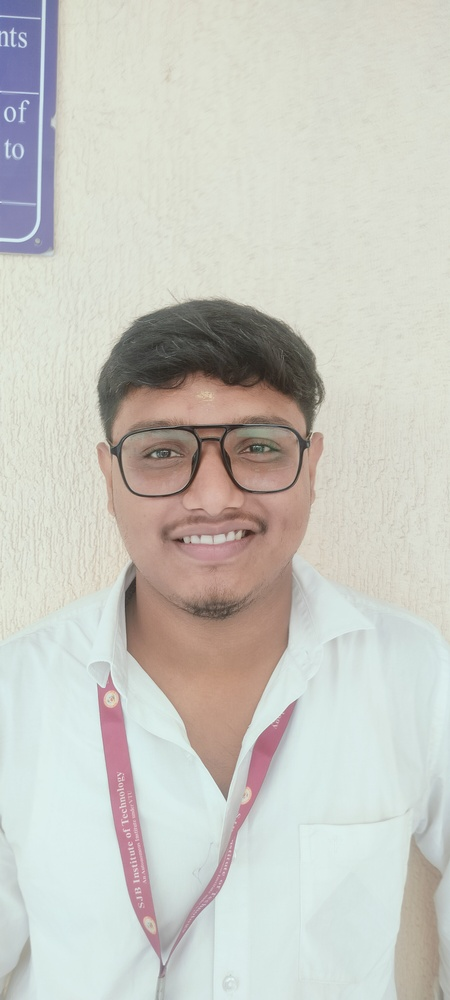
#> input picture face/IMG20260810102912.jpg, 450 x 1000 px, shrunk from 1800 x 4000 before the run
$ python -i preprocessing.py   (imports and definitions only)
#> lines starting #> are read from the running program, lines starting #| are printed output that depends on the picture
#> further down, picture is the input picture: shape (1000, 450, 3); mean B, G, R 193.9, 200.9, 201.4
# preprocessing.py
import cv2
import numpy as np

def enhance_frame(frame: np.ndarray) -> np.ndarray:
    """
    Mild bilateral denoise + CLAHE in LAB space. Denoising first keeps
    CLAHE from amplifying sensor noise in low light — boosting contrast
    on a noisy frame boosts the noise right along with the face detail.
    Bilateral (not fastNlMeans) because this has to run every frame.
    """
    denoised = cv2.bilateralFilter(frame, d=5, sigmaColor=50, sigmaSpace=50)

    lab = cv2.cvtColor(denoised, cv2.COLOR_BGR2LAB)
#> lab: shape (1000, 450, 3); mean of channels 0, 1, 2 205.5, 127.3, 131.7
    l, a, b = cv2.split(lab)
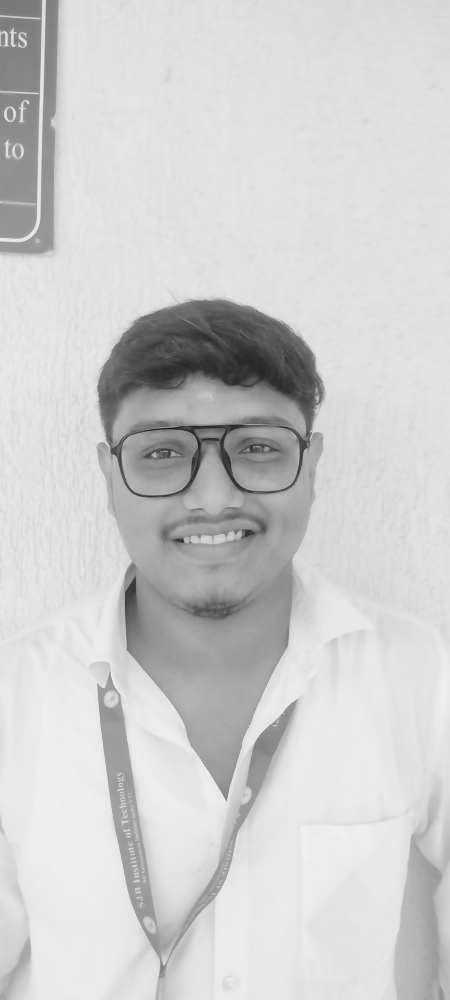
#> l: shape (1000, 450); min 15, max 239, mean 205.5
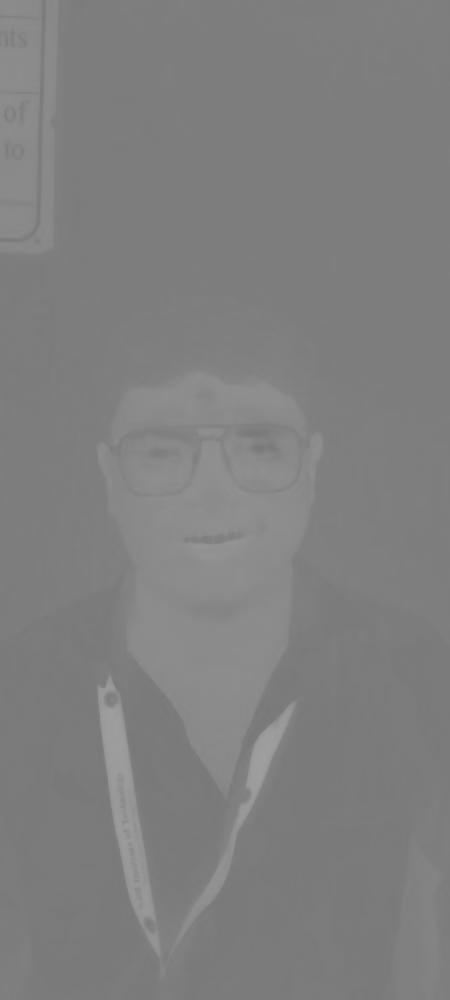
#> a: shape (1000, 450); min 120, max 160, mean 127.3
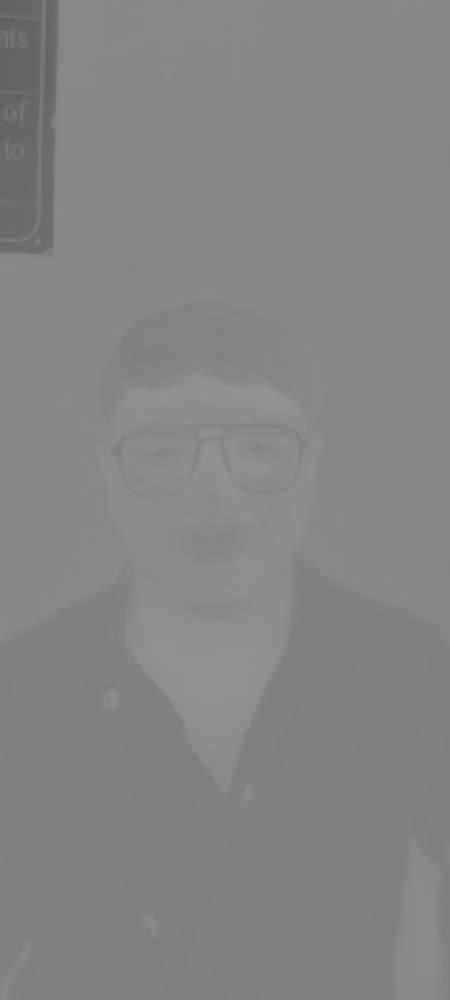
#> b: shape (1000, 450); min 96, max 147, mean 131.7

    clahe = cv2.createCLAHE(clipLimit=3.0, tileGridSize=(8, 8))
    l = clahe.apply(l)
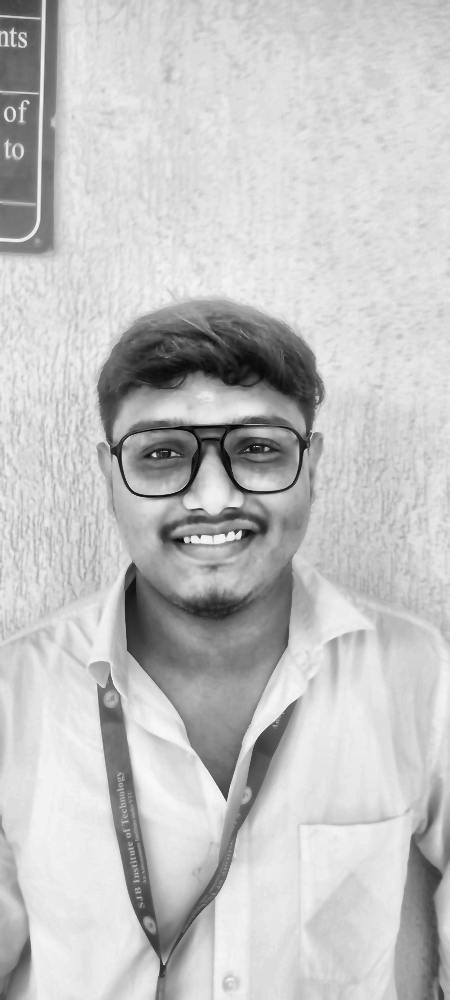
#> l: shape (1000, 450); min 3, max 248, mean 194.5

    enhanced = cv2.merge([l, a, b])
#> enhanced: shape (1000, 450, 3); mean of channels 0, 1, 2 194.5, 127.3, 131.7
    return cv2.cvtColor(enhanced, cv2.COLOR_LAB2BGR)
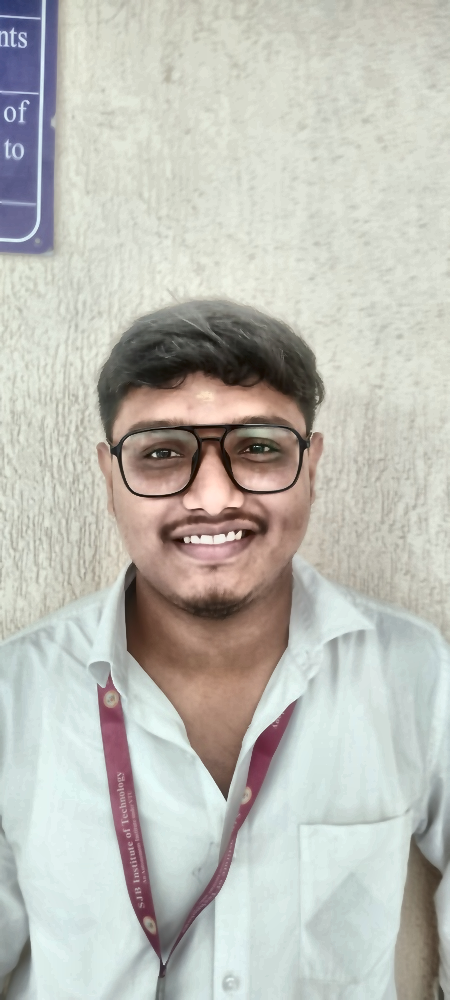
#> returned value: shape (1000, 450, 3); mean B, G, R 182.7, 189.7, 189.9

>>> import cv2
>>> picture = cv2.imread('../../../face/IMG20260810102912.jpg')
>>> result = enhance_frame(picture)

$ run again, on face/IMG20260810102915.jpg
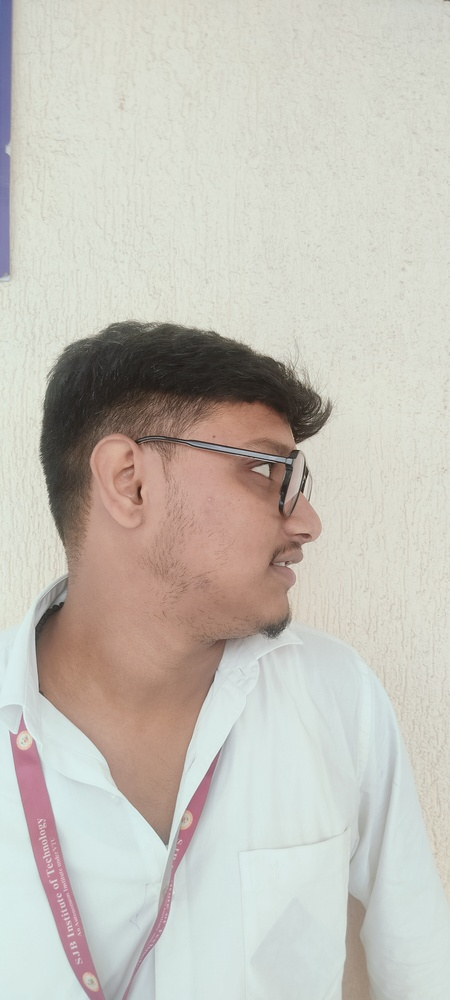
#> input picture face/IMG20260810102915.jpg, 450 x 1000 px, shrunk from 1800 x 4000 before the run
#> picture is the input picture: shape (1000, 450, 3); mean B, G, R 185.1, 193.6, 197.4
#> lab: shape (1000, 450, 3); mean of channels 0, 1, 2 199.1, 128.1, 133
#> in enhance_frame, `l, a, b = cv2.split(lab)`:
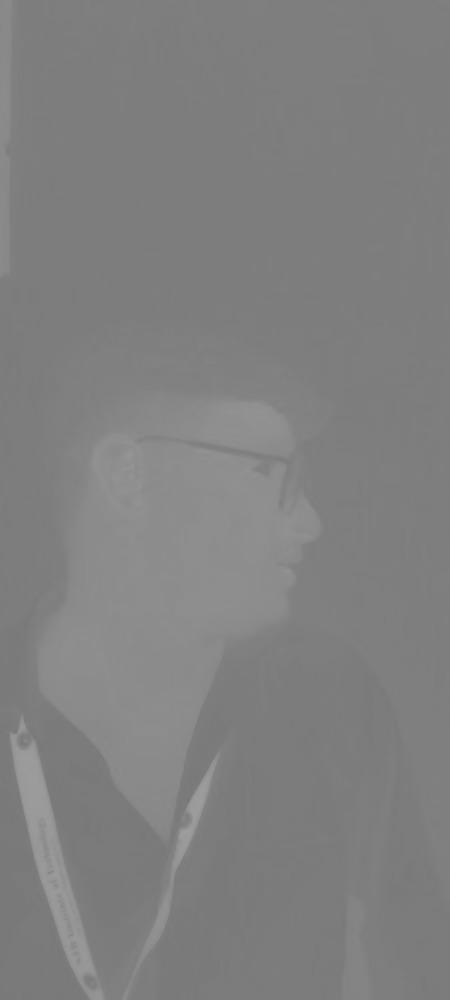
#> a: shape (1000, 450); min 120, max 157, mean 128.1
#> enhanced: shape (1000, 450, 3); mean of channels 0, 1, 2 190, 128.1, 133
#> in enhance_frame, `return cv2.cvtColor(enhanced, cv2.COLOR_LAB2BGR)`:
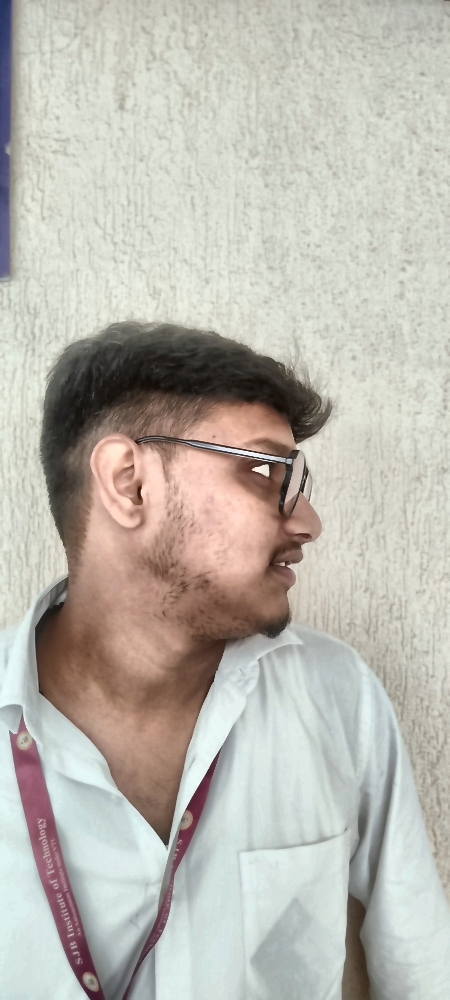
#> returned value: shape (1000, 450, 3); mean B, G, R 176, 184.5, 187.9

$ run again, on face/IMG20260810102918.jpg
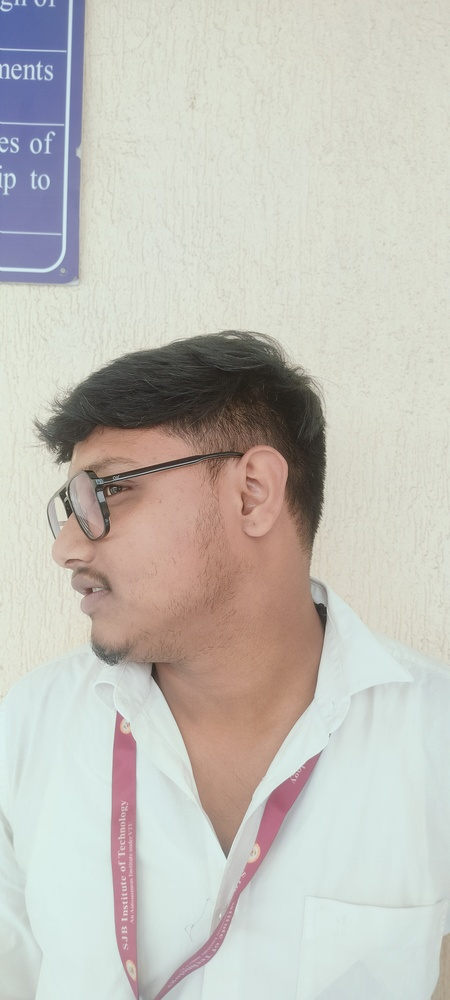
#> input picture face/IMG20260810102918.jpg, 450 x 1000 px, shrunk from 1800 x 4000 before the run
#> picture is the input picture: shape (1000, 450, 3); mean B, G, R 186.1, 193.2, 195.6
#> lab: shape (1000, 450, 3); mean of channels 0, 1, 2 198.5, 128.1, 132.1
#> in enhance_frame, `l, a, b = cv2.split(lab)`:
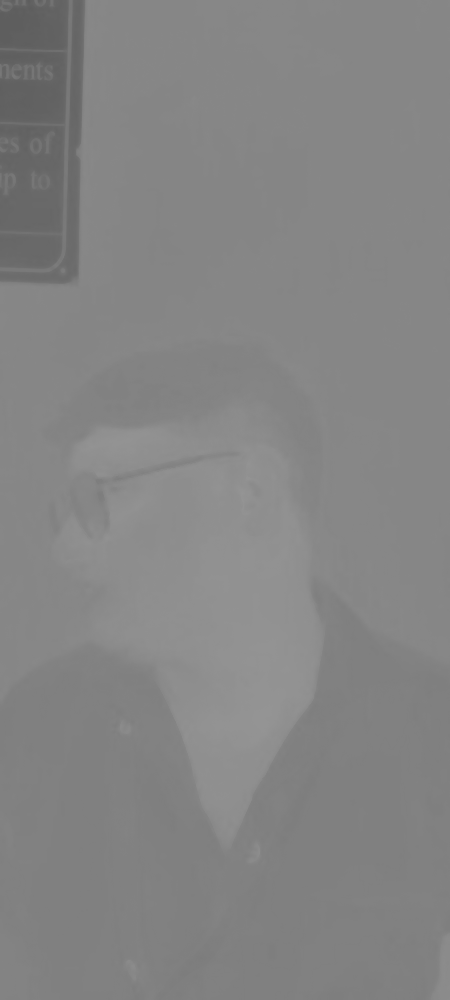
#> b: shape (1000, 450); min 93, max 149, mean 132.1
#> enhanced: shape (1000, 450, 3); mean of channels 0, 1, 2 188.7, 128.1, 132.1
#> in enhance_frame, `return cv2.cvtColor(enhanced, cv2.COLOR_LAB2BGR)`:
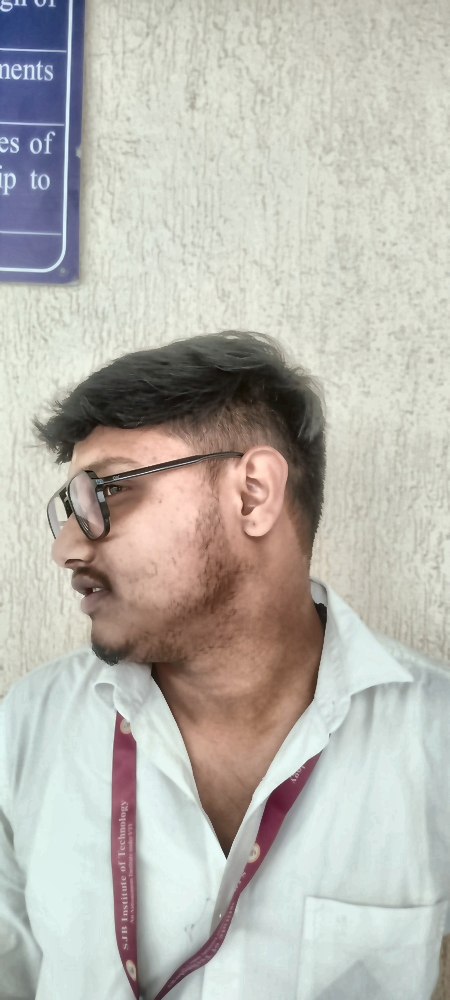
#> returned value: shape (1000, 450, 3); mean B, G, R 176.1, 183.3, 185.4

$ run again, on face/IMG20260810102922.jpg
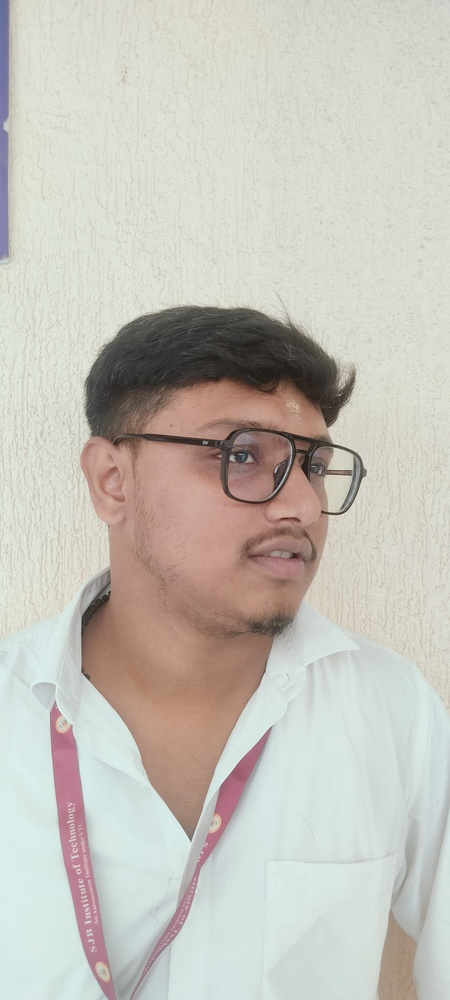
#> input picture face/IMG20260810102922.jpg, 450 x 1000 px, shrunk from 1800 x 4000 before the run
#> picture is the input picture: shape (1000, 450, 3); mean B, G, R 186.1, 194.1, 197.6
#> lab: shape (1000, 450, 3); mean of channels 0, 1, 2 199.6, 128.1, 132.7
#> in enhance_frame, `l, a, b = cv2.split(lab)`:
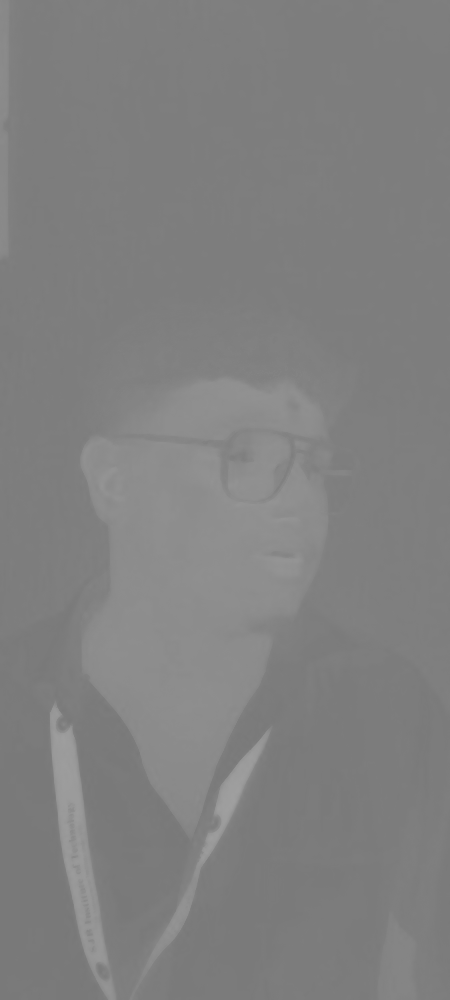
#> a: shape (1000, 450); min 120, max 160, mean 128.1
#> enhanced: shape (1000, 450, 3); mean of channels 0, 1, 2 189.5, 128.1, 132.7
#> in enhance_frame, `return cv2.cvtColor(enhanced, cv2.COLOR_LAB2BGR)`:
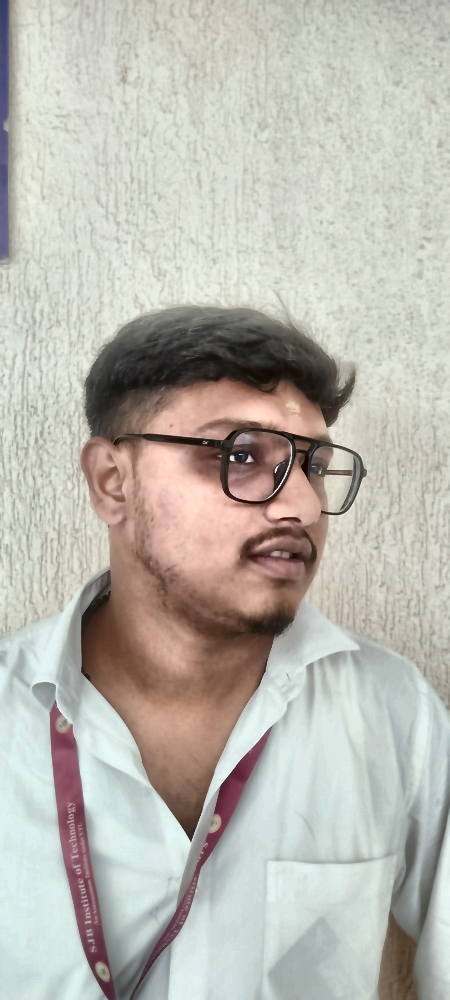
#> returned value: shape (1000, 450, 3); mean B, G, R 175.9, 184, 187
